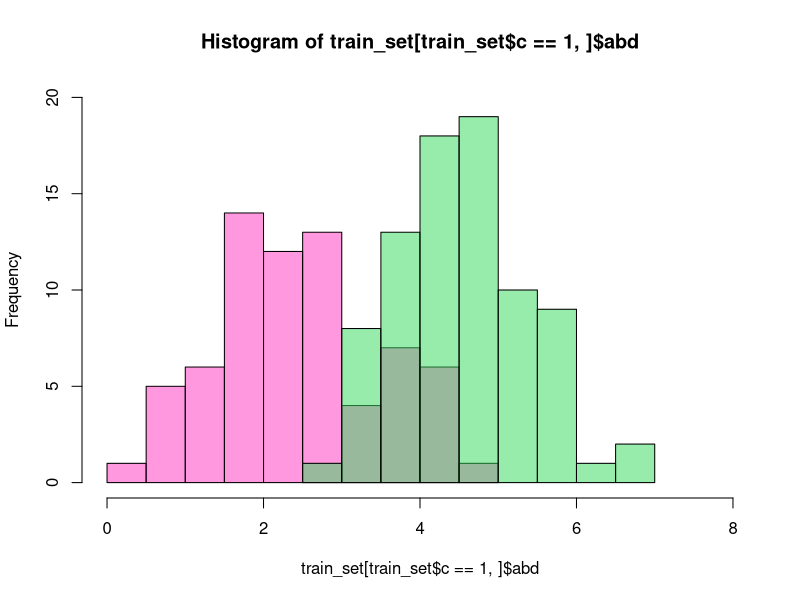

Source code (R):
#bayes classification
train_set <- read.csv("insect_train.csv")
test_set <- read.csv("insect_test.csv")
#P(c1 | X1) = P(c1)P(x1|c1)
grass_abd <- hist(train_set[train_set$c == 1, ]$abd, col = rgb(1.0, 0.2, 0.75, 0.5), xlim = c(0,8), ylim = c(0,20), breaks = 10)
kat_abd <- hist(train_set[train_set$c == 2, ]$abd, col= rgb(0.2, 0.85, 0.35, 0.5), xlim = c(0,8), ylim = c(0,20), breaks = 10, add = T)
